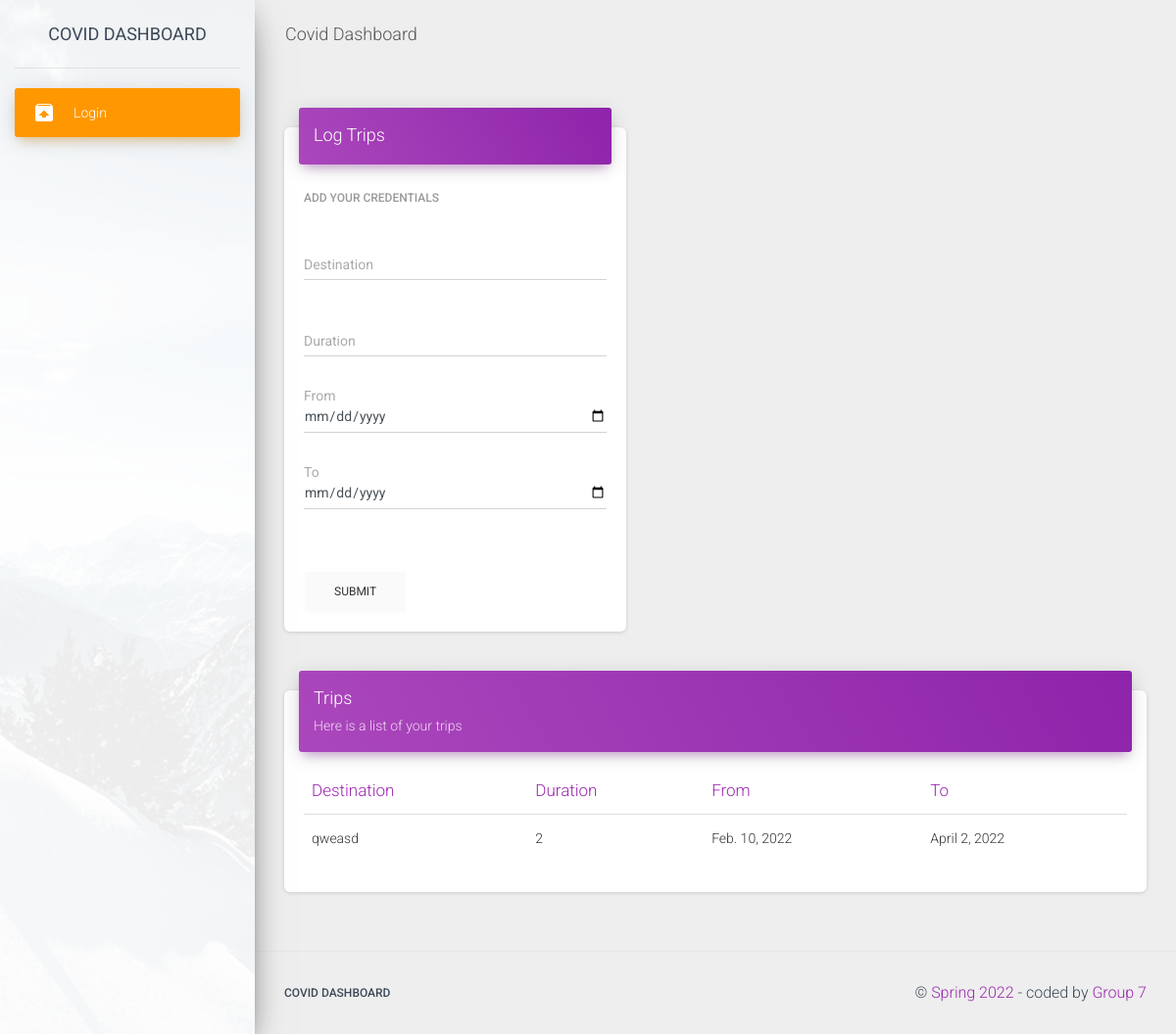
Page /trips on the committed database.
### apps/home/models.py (models this page shows, shortened)
class Trips(models.Model):
    destination = models.CharField('Destination', max_length=120)
    duration = models.IntegerField(
        'Duration', max_length=500, blank=True, null=True)
    fromdes = models.DateField('From', blank=True, null=True)
    to = models.DateField('To', blank=True, null=True)
    user = models.IntegerField('id', max_length=500, blank=True, null=True)

### apps/home/views.py (the view, shortened to what this page needs)
# urls.py: path('trips', views.trips, name='trips'),
def trips(request):
    form = TripsForm(request.POST)
    load_template = request.path.split('/')[-1] + '.html'
    trips = Trips.objects.filter(user=request.user.id)
    submitted = False
    html_template = loader.get_template('home/' + load_template)
    context = {
        'form': form,
        'success': submitted,
        'trips': trips,
        'segment': 'trips',
    }
    return HttpResponse(html_template.render(context, request))

### apps/home/forms.py
class TripsForm(ModelForm):
    destination = forms.CharField(
        widget=forms.TextInput(
            attrs={
                "class": "form-control"
            }
        ), required=False)
    duration = forms.IntegerField(
        widget=forms.TextInput(
            attrs={
                "class": "form-control"
            }
        ),
        required=False)
    fromdes = forms.CharField(
        widget=forms.DateInput(
            attrs={
                "type": "date",
                "class": "form-control"
            }
        ),
        required=False)
    to = forms.CharField(
        widget=forms.DateInput(
            attrs={
                "type": "date",
                "class": "form-control"
            }
        ),
        required=False)
    class Meta:
        model = Trips
        fields = ('destination', 'duration', 'fromdes', 'to')

### apps/templates/home/trips.html (shortened to what this page needs)
{% extends "layouts/base.html" %} {% block title %} Trips {% endblock %}
{% block stylesheets %}{% endblock stylesheets %} {% block content %}
<div class="row">
	<div class="col-md-5">
		<div class="card">
			<div class="card-header card-header-primary">
				<h4 class="card-title">Log Trips</h4>
			</div>
			<div class="card-body">
				<h6 class="card-category">
					{% if msg %}
					<span class="text-danger">{{ msg | safe }}</span>
					{% else %} Add your credentials {% endif %}
				</h6>
				<br />
				<form role="form" method="post" action="">
					<div class="row">
						<div class="col-md-12">
							<div class="form-group">
								<label class="bmd-label-floating">Destination</label>
								{{ form.destination }}
							</div>
						</div>
					</div>
					<br />
					<div class="row">
						<div class="col-md-12">
							<div class="form-group">
								<label class="bmd-label-floating">Duration</label>
								{{ form.duration }}
							</div>
						</div>
					</div>
					<br />
					<div class="row">
						<div class="col-md-12">
							<div class="form-group">
								<label>From</label>
								{{ form.fromdes }}
							</div>
						</div>
					</div>
					<br />
					<div class="row">
						<div class="col-md-12">
							<div class="form-group">
								<label>To</label>
								{{ form.to }}
							</div>
						</div>
					</div>
					<br />
					<input type="submit" value="Submit" class="btn btn-secondary" />
				</form>
			</div>
		</div>
	</div>
</div>
<div class="row">
	<div class="col-md-12">
		<div class="card">
			<div class="card-header card-header-primary">
				<h4 class="card-title">Trips</h4>
				<p class="card-category">Here is a list of your trips</p>
			</div>
			<div class="card-body">
				<div class="table-responsive">
					<table class="table">
						<thead class="text-primary">
							<th>Destination</th>
							<th>Duration</th>
							<th>From</th>
							<th>To</th>
						</thead>
						<tbody>
							{% for trip in trips %}
							<tr>
								<td>{{trip.destination}}</td>
								<td>{{trip.duration}}</td>
								<td>{{trip.fromdes}}</td>
								<td>{{trip.to}}</td>
							</tr>
							{%endfor%}
						</tbody>
					</table>
				</div>
			</div>
		</div>
	</div>
</div>
{% endblock content %}

### rows in the picture
Trips: destination "qweasd", duration "2", fromdes "Feb. 10, 2022", to "April 2, 2022"
